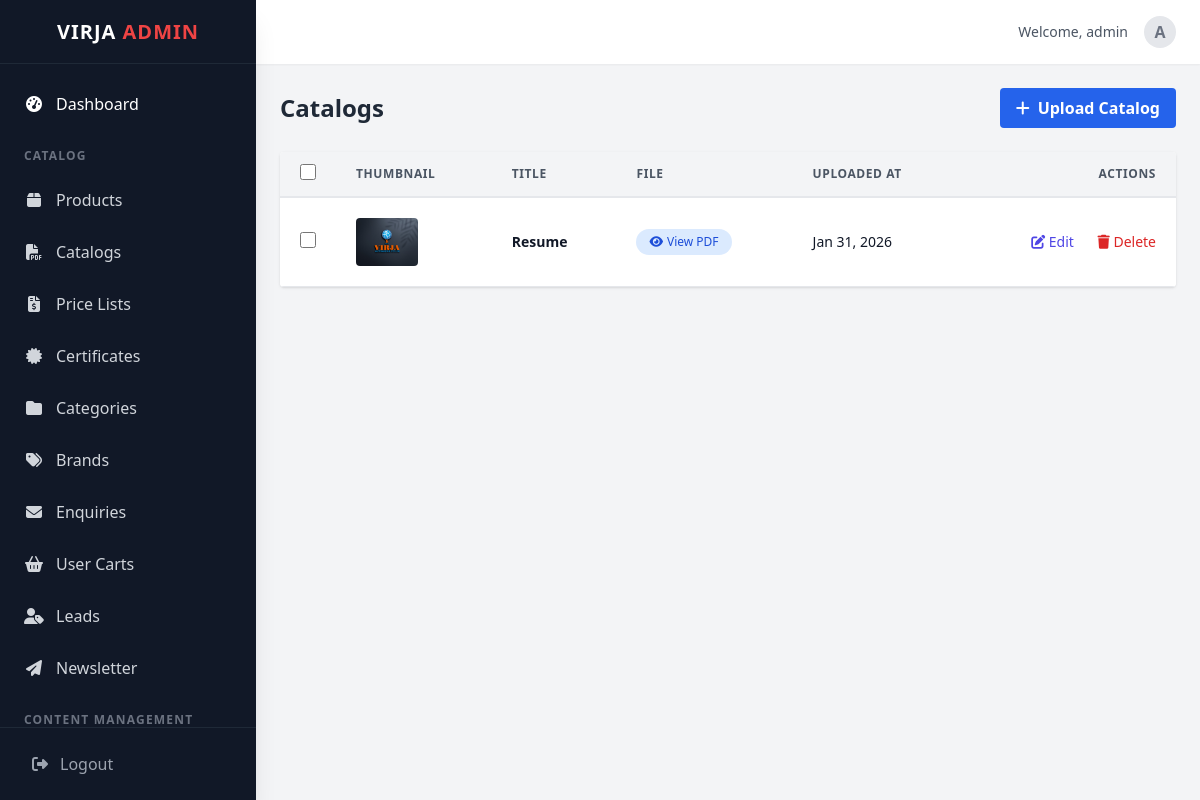
Screenshot of /dashboard/catalogs/ (signed in) with the database file from the repository.
### catalogs/models.py (models this page shows, shortened)
class Catalog(models.Model):
    title = models.CharField(max_length=255)
    pdf_file = models.FileField(upload_to='catalogs/')
    thumbnail = models.ImageField(upload_to='catalogs/thumbnails/', null=True, blank=True)
    created_at = models.DateTimeField(auto_now_add=True)

### dashboard/views.py (the view)
# urls.py: path('catalogs/', views.catalog_list_view, name='catalog_list'),
@login_required(login_url='dashboard:login')
@user_passes_test(admin_required, login_url='dashboard:login')
def catalog_list_view(request):
    catalogs = Catalog.objects.all().order_by('-created_at')
    return render(request, 'dashboard/catalogs/list.html', {'catalogs': catalogs})

### cart/context_processors.py (called while the page is built)
def cart_count(request):
    if not request.session.session_key:
        request.session.create()
    try:
        cart = Cart.objects.get(session_key=request.session.session_key)
        return {'cart_items_count': cart.get_total_items()}
    except Cart.DoesNotExist:
        return {'cart_items_count': 0}

### core/context_processors.py (called while the page is built)
def site_settings(request):
    return {
        'company_info': CompanyInfo.objects.first(),
        'home_content': HomePageContent.objects.first(),
        'home_features': HomeFeature.objects.all(),
    }

def global_categories(request):
    categories = Category.objects.filter(parent=None).prefetch_related('children__children').order_by('order', 'name')
    return {
        'mega_menu_categories': categories
    }

### dashboard/views.py (called while the page is built)
def admin_required(user):
    return user.is_superuser

### dashboard/templates/dashboard/catalogs/list.html (shortened to what this page needs)
{% extends 'dashboard/base_admin.html' %}
{% block content %}
<div class="flex justify-between items-center mb-6">
    <h2 class="text-2xl font-bold text-gray-800">{{ type|default:"Catalogs" }}</h2>
    <div class="flex gap-2">
        <a href="{% if add_url %}{% url add_url %}{% else %}{% url 'dashboard:catalog_add' %}{% endif %}"
            class="bg-blue-600 hover:bg-blue-700 text-white font-bold py-2 px-4 rounded transition flex items-center gap-2">
            <i class="fas fa-plus"></i> Upload {{ type|default:"Catalog" }}
        </a>
    </div>
</div>
<div class="bg-white rounded shadow overflow-hidden">
    <table class="min-w-full leading-normal">
        <thead>
            <tr>
                <th class="px-5 py-3 border-b-2 border-gray-200 bg-gray-100 text-left text-xs font-semibold text-gray-600 uppercase tracking-wider w-10">
                    <input type="checkbox" id="select-all-items" class="rounded border-gray-300 text-blue-600 focus:ring-blue-500 h-4 w-4 transition duration-150 ease-in-out cursor-pointer">
                </th>
                <th
                    class="px-5 py-3 border-b-2 border-gray-200 bg-gray-100 text-left text-xs font-semibold text-gray-600 uppercase tracking-wider">
                    Thumbnail
                </th>
                <th
                    class="px-5 py-3 border-b-2 border-gray-200 bg-gray-100 text-left text-xs font-semibold text-gray-600 uppercase tracking-wider">
                    Title
                </th>
                <th
                    class="px-5 py-3 border-b-2 border-gray-200 bg-gray-100 text-left text-xs font-semibold text-gray-600 uppercase tracking-wider">
                    File
                </th>
                <th
                    class="px-5 py-3 border-b-2 border-gray-200 bg-gray-100 text-left text-xs font-semibold text-gray-600 uppercase tracking-wider">
                    Uploaded At
                </th>
                <th
                    class="px-5 py-3 border-b-2 border-gray-200 bg-gray-100 text-right text-xs font-semibold text-gray-600 uppercase tracking-wider">
                    Actions
                </th>
            </tr>
        </thead>
        <tbody>
            {% for catalog in catalogs %}
            <tr>
                <td class="px-5 py-5 border-b border-gray-200 bg-white text-sm w-10">
                    <input type="checkbox" value="{{ catalog.pk }}" class="item-checkbox rounded border-gray-300 text-blue-600 focus:ring-blue-500 h-4 w-4 transition duration-150 ease-in-out cursor-pointer">
                </td>
                <td class="px-5 py-5 border-b border-gray-200 bg-white text-sm">
                    {% if catalog.thumbnail %}
                    <img src="{{ catalog.thumbnail.url }}" alt="{{ catalog.title }}"
                        class="h-12 w-auto object-cover rounded">
                    {% else %}
                    <div class="h-12 w-12 bg-gray-200 rounded flex items-center justify-center text-gray-400">
                        <i class="fas fa-file-pdf"></i>
                    </div>
                    {% endif %}
                </td>
                <td class="px-5 py-5 border-b border-gray-200 bg-white text-sm">
                    <p class="text-gray-900 font-bold whitespace-no-wrap">{{ catalog.title }}</p>
                </td>
                <td class="px-5 py-5 border-b border-gray-200 bg-white text-sm">
                    {% if cert_mode %}
                    <a href="{{ catalog.image_or_pdf.url }}" target="_blank"
                        class="inline-flex items-center px-3 py-1 border border-transparent text-xs font-medium rounded-full text-blue-700 bg-blue-100 hover:bg-blue-200 focus:outline-none focus:ring-2 focus:ring-offset-2 focus:ring-blue-500 transition">
                        <i class="fas fa-eye mr-1"></i> View
                    </a>
                    {% else %}
                    <a href="{{ catalog.pdf_file.url }}" target="_blank"
                        class="inline-flex items-center px-3 py-1 border border-transparent text-xs font-medium rounded-full text-blue-700 bg-blue-100 hover:bg-blue-200 focus:outline-none focus:ring-2 focus:ring-offset-2 focus:ring-blue-500 transition">
                        <i class="fas fa-eye mr-1"></i> View PDF
                    </a>
                    {% endif %}
                </td>
                <td class="px-5 py-5 border-b border-gray-200 bg-white text-sm">
                    <p class="text-gray-900 whitespace-no-wrap">{{ catalog.created_at|date:"M d, Y" }}</p>
                </td>
                <td class="px-5 py-5 border-b border-gray-200 bg-white text-sm text-right space-x-2">
                    <a href="{% if edit_url %}{% url edit_url catalog.pk %}{% else %}{% url 'dashboard:catalog_edit' catalog.pk %}{% endif %}"
                        class="text-indigo-600 hover:text-indigo-900 mr-3"><i class="fas fa-edit"></i> Edit</a>
                    <a href="{% if delete_url %}{% url delete_url catalog.pk %}{% else %}{% url 'dashboard:catalog_delete' catalog.pk %}{% endif %}" class="text-red-600 hover:text-red-900"><i
                            class="fas fa-trash"></i> Delete</a>
                </td>
            </tr>
            {% empty %}
            <tr>
                <td colspan="6" class="px-5 py-5 border-b border-gray-200 bg-white text-sm text-center text-gray-500">
                    No items found. Upload one to get started.
                </td>
            </tr>
            {% endfor %}
        </tbody>
    </table>
</div>
{% endblock %}

### dashboard/templates/dashboard/base_admin.html (shortened to what this page needs)
<!DOCTYPE html>
<html lang="en">
<head>
    <script src="https://cdn.tailwindcss.com"></script>
    <link rel="stylesheet" href="https://cdnjs.cloudflare.com/ajax/libs/font-awesome/6.4.0/css/all.min.css">
</head>
<body class="bg-gray-100 text-gray-800 font-sans antialiased" x-data="{ sidebarOpen: false }">
    <div class="flex h-screen overflow-hidden">
        <aside :class="sidebarOpen ? 'translate-x-0' : '-translate-x-full'"
            class="fixed inset-y-0 left-0 z-30 w-64 bg-gray-900 text-white flex flex-col shadow-xl transition-transform duration-300 transform md:translate-x-0 md:static md:inset-auto">
            <div class="h-16 flex items-center justify-center border-b border-gray-800">
                <h1 class="text-xl font-bold tracking-wider text-white">VIRJA <span class="text-red-500">ADMIN</span>
                </h1>
            </div>
            <nav class="flex-1 overflow-y-auto py-4">
                <ul class="space-y-1 px-2">
                    <li>
                        <a href="{% url 'dashboard:home' %}"
                            class="flex items-center gap-3 px-4 py-3 rounded hover:bg-gray-800 transition {% if request.resolver_match.url_name == 'home' %}bg-gray-800 border-l-4 border-red-500{% endif %}">
                            <i class="fas fa-tachometer-alt w-5 text-center"></i>
                            <span class="font-medium">Dashboard</span>
                        </a>
                    </li>
                    <li class="pt-4 pb-2 px-4 text-xs font-bold text-gray-500 uppercase tracking-widest">Catalog</li>
                    <li>
                        <a href="{% url 'dashboard:product_list' %}"
                            class="flex items-center gap-3 px-4 py-3 rounded hover:bg-gray-800 transition text-gray-300 hover:text-white {% if 'product' in request.resolver_match.url_name %}bg-gray-800 text-white{% endif %}">
                            <i class="fas fa-box w-5 text-center"></i>
                            <span class="font-medium">Products</span>
                        </a>
                    </li>
                    <li>
                        <a href="{% url 'dashboard:catalog_list' %}"
                            class="flex items-center gap-3 px-4 py-3 rounded hover:bg-gray-800 transition text-gray-300 hover:text-white {% if 'catalogs' in request.resolver_match.url_name %}bg-gray-800 text-white{% endif %}">
                            <i class="fas fa-file-pdf w-5 text-center"></i>
                            <span class="font-medium">Catalogs</span>
                        </a>
                    </li>
                    <li>
                        <a href="{% url 'dashboard:pricelist_list' %}"
                            class="flex items-center gap-3 px-4 py-3 rounded hover:bg-gray-800 transition text-gray-300 hover:text-white {% if 'pricelist' in request.resolver_match.url_name %}bg-gray-800 text-white{% endif %}">
                            <i class="fas fa-file-invoice-dollar w-5 text-center"></i>
                            <span class="font-medium">Price Lists</span>
                        </a>
                    </li>
                    <li>
                        <a href="{% url 'dashboard:certificate_list' %}"
                            class="flex items-center gap-3 px-4 py-3 rounded hover:bg-gray-800 transition text-gray-300 hover:text-white {% if 'certificate' in request.resolver_match.url_name %}bg-gray-800 text-white{% endif %}">
                            <i class="fas fa-certificate w-5 text-center"></i>
                            <span class="font-medium">Certificates</span>
                        </a>
                    </li>
                    <li>
                        <a href="{% url 'dashboard:category_list' %}"
                            class="flex items-center gap-3 px-4 py-3 rounded hover:bg-gray-800 transition text-gray-300 hover:text-white {% if request.resolver_match.url_name == 'category_list' %}bg-gray-800 text-white{% endif %}">
                            <i class="fas fa-folder w-5 text-center"></i>
                            <span class="font-medium">Categories</span>
                        </a>
                    </li>
                    <li>
                        <a href="{% url 'dashboard:brand_list' %}"
                            class="flex items-center gap-3 px-4 py-3 rounded hover:bg-gray-800 transition text-gray-300 hover:text-white {% if request.resolver_match.url_name == 'brand_list' %}bg-gray-800 text-white{% endif %}">
                            <i class="fas fa-tags w-5 text-center"></i>
                            <span class="font-medium">Brands</span>
                        </a>
                    </li>
                    <li>
                        <a href="{% url 'dashboard:enquiry_list' %}"
                            class="flex items-center gap-3 px-4 py-3 rounded hover:bg-gray-800 transition text-gray-300 hover:text-white {% if 'enquiry' in request.resolver_match.url_name %}bg-gray-800 text-white{% endif %}">
                            <i class="fas fa-envelope w-5 text-center"></i>
                            <span class="font-medium">Enquiries</span>
                        </a>
                    </li>
                    <li>
                        <a href="{% url 'dashboard:dashboard_carts_list' %}"
                            class="flex items-center gap-3 px-4 py-3 rounded hover:bg-gray-800 transition text-gray-300 hover:text-white {% if 'cart' in request.resolver_match.url_name %}bg-gray-800 text-white{% endif %}">
                            <i class="fas fa-shopping-basket w-5 text-center"></i>
                            <span class="font-medium">User Carts</span>
                        </a>
                    </li>
                    <li>
                        <a href="{% url 'dashboard:lead_list' %}"
                            class="flex items-center gap-3 px-4 py-3 rounded hover:bg-gray-800 transition text-gray-300 hover:text-white {% if 'lead' in request.resolver_match.url_name %}bg-gray-800 text-white{% endif %}">
                            <i class="fas fa-user-tag w-5 text-center"></i>
                            <span class="font-medium">Leads</span>
                        </a>
                    </li>
                    <li>
                        <a href="{% url 'dashboard:newsletter_list' %}"
                            class="flex items-center gap-3 px-4 py-3 rounded hover:bg-gray-800 transition text-gray-300 hover:text-white {% if 'newsletter' in request.resolver_match.url_name %}bg-gray-800 text-white{% endif %}">
                            <i class="fas fa-paper-plane w-5 text-center"></i>
                            <span class="font-medium">Newsletter</span>
                        </a>
                    </li>
                    <li class="pt-4 pb-2 px-4 text-xs font-bold text-gray-500 uppercase tracking-widest">Content
                        Management</li>
                </ul>
            </nav>
            <div class="p-4 border-t border-gray-800">
                <a href="{% url 'dashboard:logout' %}"
                    class="flex items-center gap-3 px-4 py-2 rounded text-gray-400 hover:text-white hover:bg-red-900/50 transition">
                    <i class="fas fa-sign-out-alt"></i>
                    <span>Logout</span>
                </a>
            </div>
        </aside>
        <div class="flex-1 flex flex-col overflow-hidden">
            <header class="h-16 bg-white shadow-sm flex items-center justify-between px-6 z-10">
                <div class="flex items-center gap-4">
                    <a href="{% url 'dashboard:admin_profile' %}"
                        class="flex items-center gap-4 hover:opacity-80 transition">
                        <span class="text-sm font-medium text-gray-600">Welcome, {{ request.user.username }}</span>
                        <div
                            class="w-8 h-8 rounded-full bg-gray-200 flex items-center justify-center text-gray-500 font-bold">
                            {{ request.user.username|make_list|first|upper }}
                        </div>
                    </a>
                </div>
            </header>
            <main class="flex-1 overflow-x-hidden overflow-y-auto bg-gray-100 p-6">
                {% block content %}{% endblock %}
            </main>
        </div>
    </div>
</body>
</html>

### dashboard/templates/dashboard/base_admin.html (style rules this page uses)
body { font-family: 'Inter', sans-serif; }
* { scrollbar-width: thin; scrollbar-color: rgba(156, 163, 175, 0.3) transparent; }

### rows the page displays
Catalog: thumbnail (picture), title "Resume", created_at "Jan 31, 2026"

### other values shown
{{ request.user.username }} "admin"
{{ request.user.username|make_list|first|upper }} "A"
{{ type|default:"Catalogs" }} "Catalogs"
{{ type|default:"Catalog" }} "Catalog"
